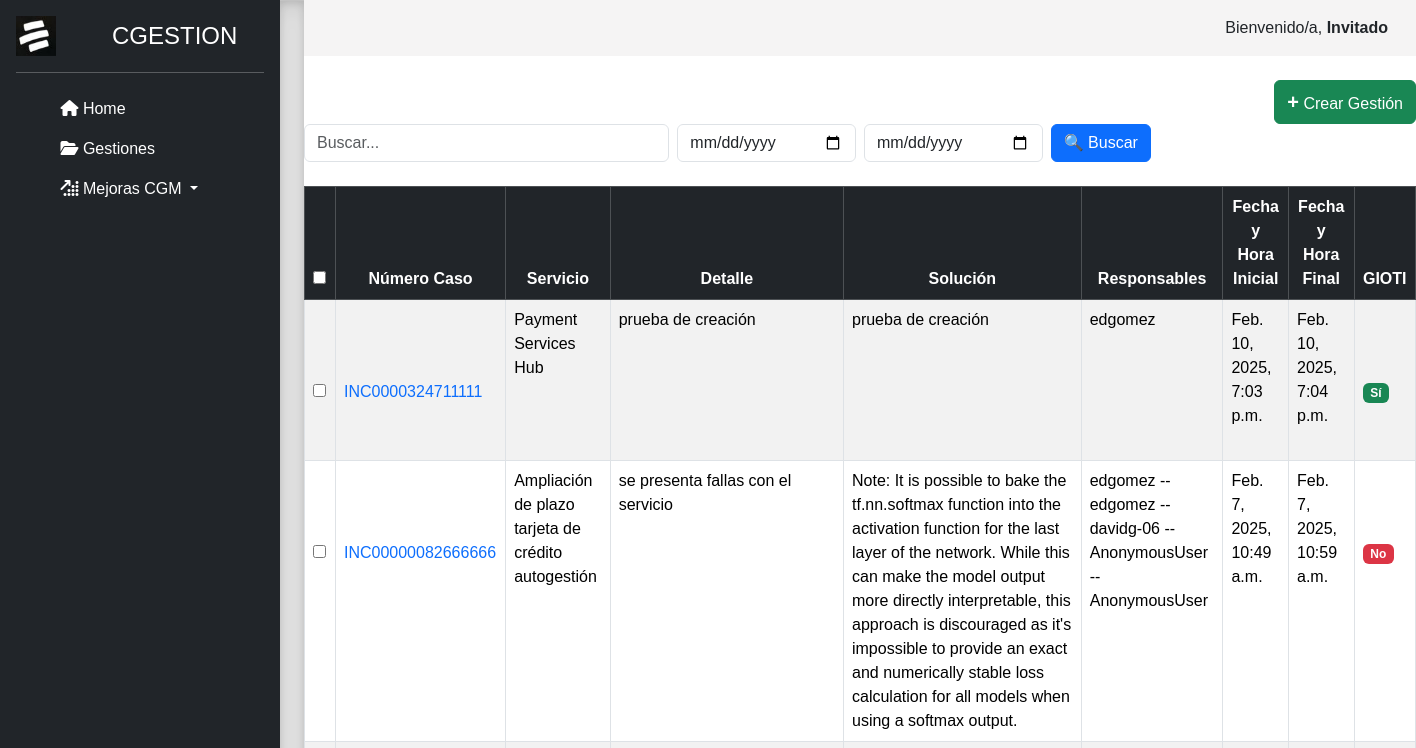
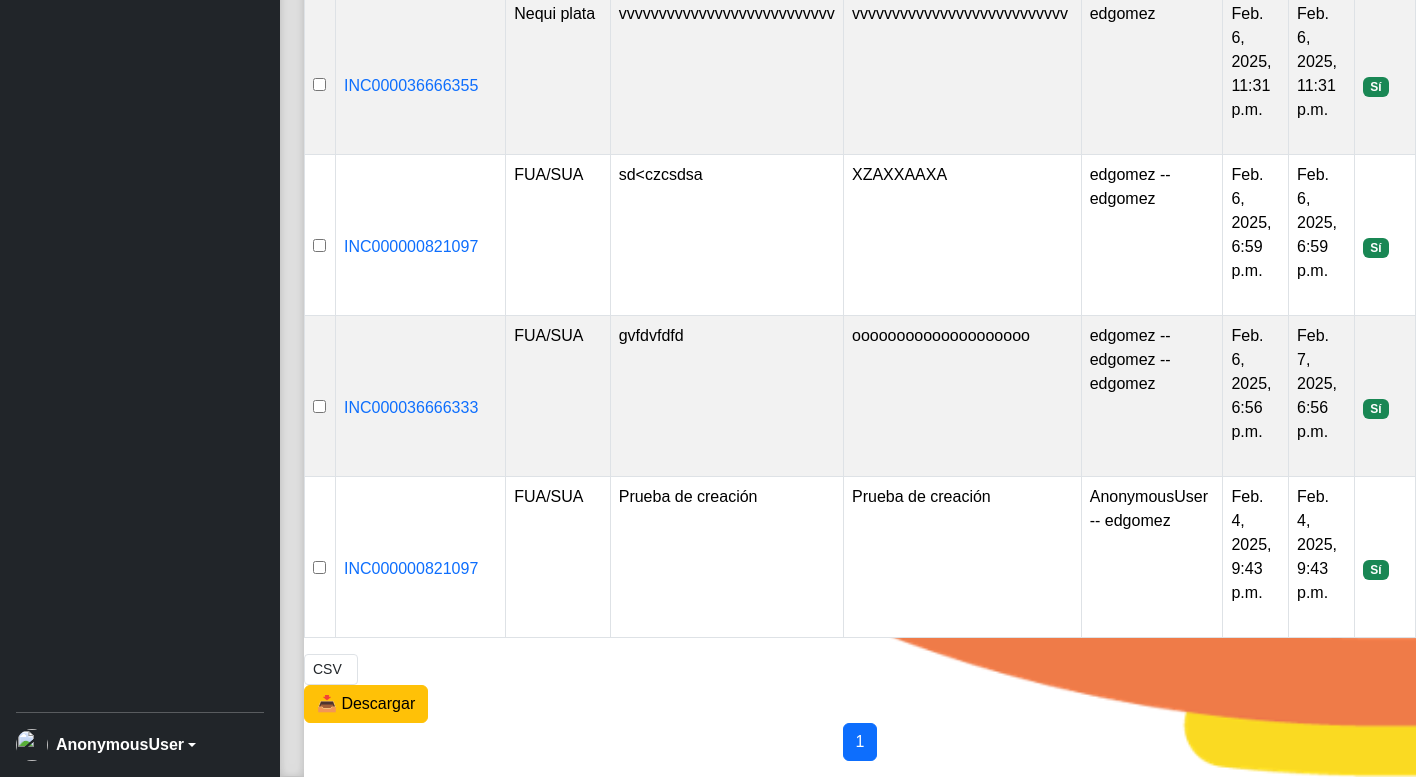
The app's page /, older data (2 pictures, top to bottom).
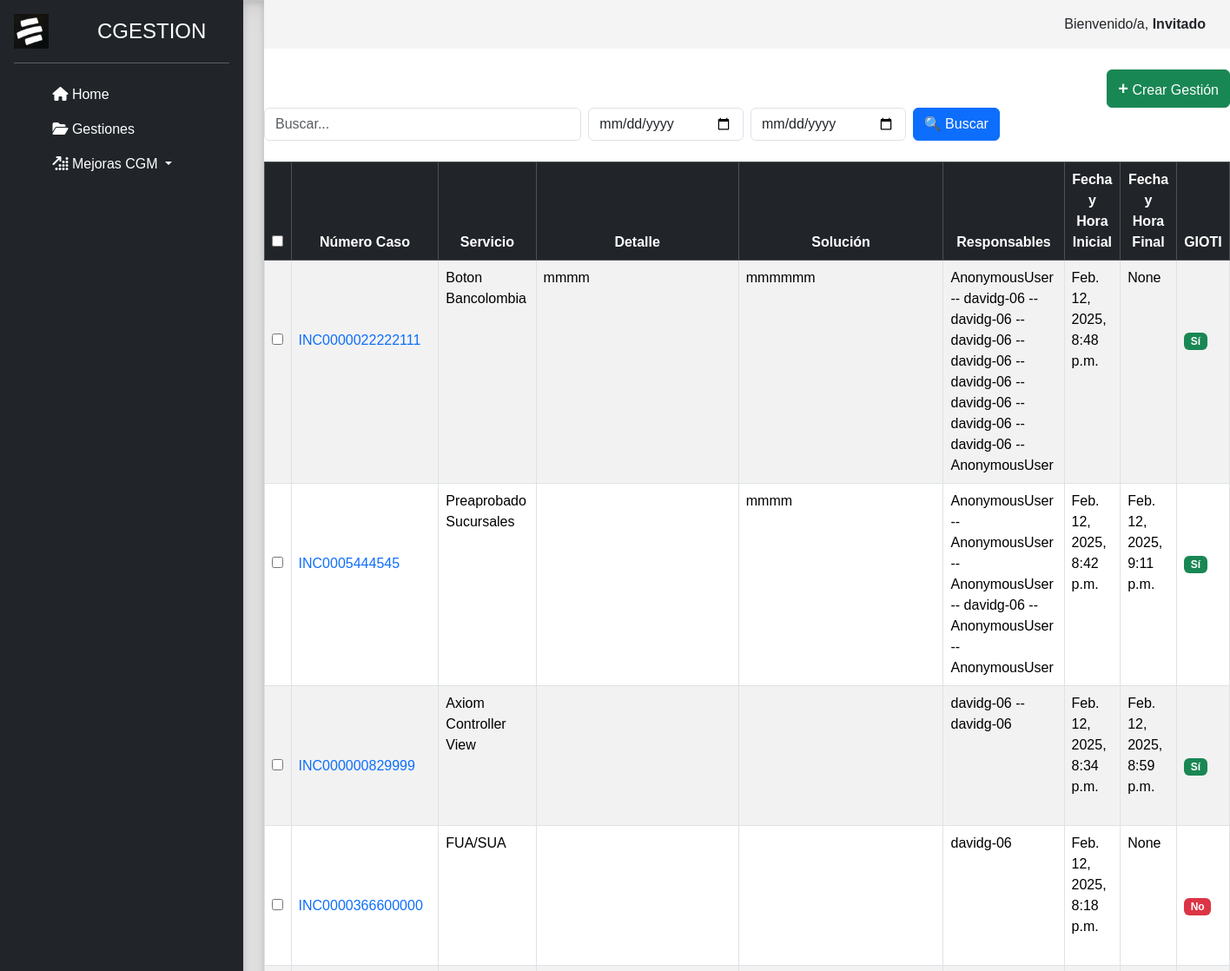
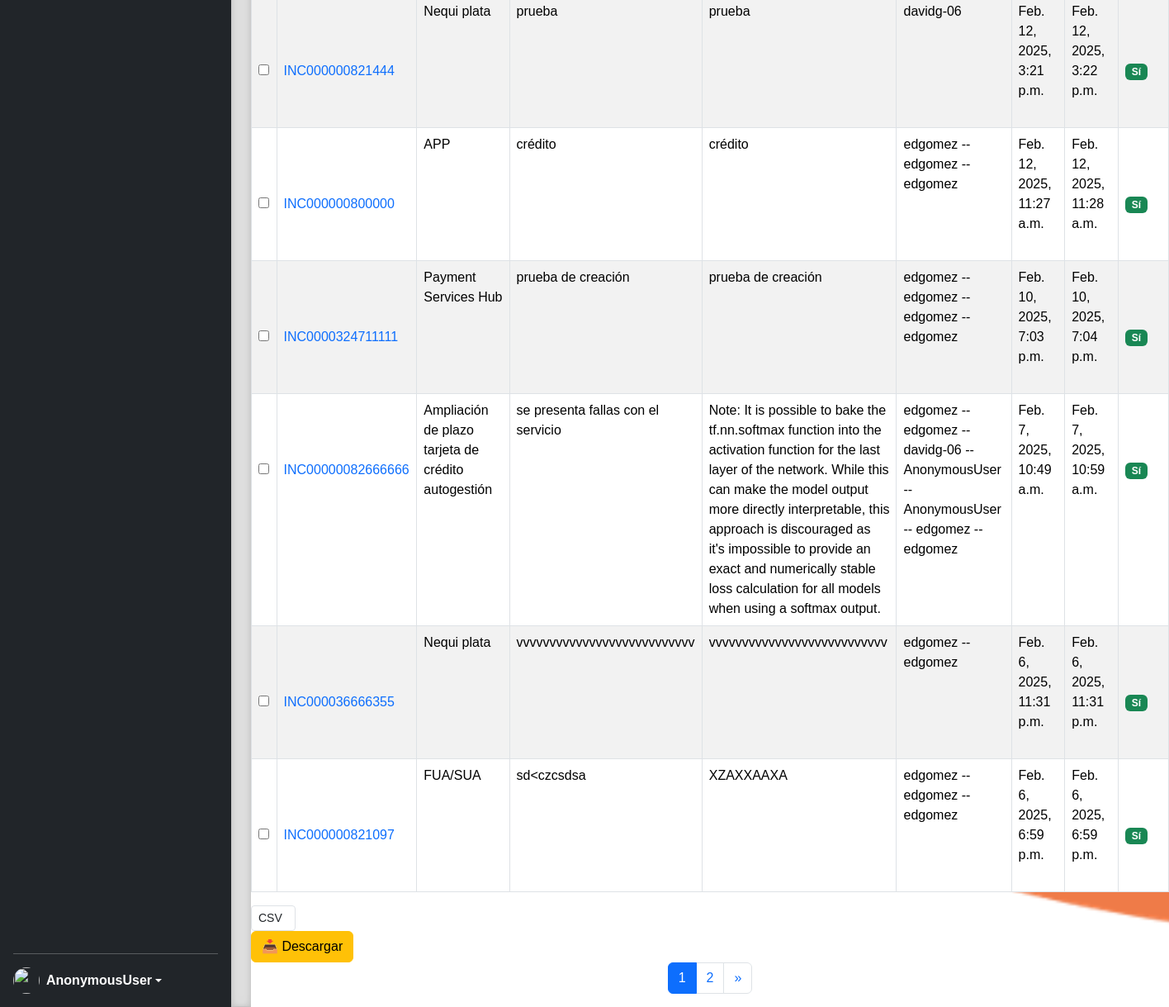
The same page, newer data (2 pictures, top to bottom).
### gestiones/models.py (models this page shows, shortened)
class Gestion(models.Model):
    servicio = models.CharField(max_length=250, verbose_name='Servicio', null=True, blank=True)
    tipo_de_gestion = models.CharField(max_length=250, verbose_name='Tipo de gestion', null=True, blank=True)
    numero_caso = models.CharField(max_length=250, verbose_name='Numero de caso', null=True, blank=True)
    detectada_por = models.CharField(max_length=250, verbose_name='Detectado por', null=True, blank=True)
    causado_por_certificado_digital = models.BooleanField(default=False, verbose_name='Causado por certificado digital')
    incidente_generado_por_OC = models.BooleanField(default=False, verbose_name='Incidente generado por OC')
    atribuible_a = models.CharField(max_length=30, verbose_name='Atribuible a', null=True, blank=True)
    tipo_de_falla = models.CharField(max_length=30, verbose_name='Tipo de falla', null=True, blank=True)
    detalle = models.TextField(verbose_name='Detalle', null=True, blank=True)
    tipo_causa = models.CharField(max_length=30, verbose_name='Tipo_causa', null=True, blank=True)
    causa = models.TextField(verbose_name='Causa', null=True, blank=True)
    validaciones = models.TextField(verbose_name='Validaciones', null=True, blank=True)
    solucion = models.TextField(verbose_name='Solucion', null=True, blank=True)
    responsable_gioti = models.CharField(max_length=250, verbose_name='Responsable gioti')
    fecha_hora_inicial = models.DateTimeField("Fecha y Hora Inicial", auto_now=False, auto_now_add=False )
    fecha_hora_final = models.DateTimeField("Fecha y Hora Final", null=True, blank=True)
    postular_amg = models.BooleanField(default=False, verbose_name='Postular AMG')
    gioti = models.BooleanField(default=False, verbose_name='GIOTI')
    class Meta:
        verbose_name = 'Gestion'
        verbose_name_plural = 'Gestiones'
        ordering=['-id']

### gestiones/views.py (the view, shortened to what this page needs)
# urls.py: path('', views.listar_gestiones, name='listar_gestiones'),  # Ruta para la raíz
def listar_gestiones(request):
    first_name = request.user.first_name if request.user.is_authenticated else "Invitado"
    query = request.GET.get('q', '').strip()
    fecha_inicio = request.GET.get('fecha_inicio')
    fecha_fin = request.GET.get('fecha_fin')
    gestiones = Gestion.objects.all()
    if fecha_inicio:
        fecha_inicio = datetime.strptime(fecha_inicio, "%Y-%m-%d")
        gestiones = gestiones.filter(fecha_hora_inicial__gte=fecha_inicio)
    if fecha_fin:
        fecha_fin = datetime.strptime(fecha_fin, "%Y-%m-%d") + timedelta(days=1)
        gestiones = gestiones.filter(fecha_hora_final__lt=fecha_fin)
    paginator = Paginator(gestiones, 10)
    page_number = request.GET.get('page')
    page_obj = paginator.get_page(page_number)
    return render(request, "listar_gestiones.html", {
        "page_obj": page_obj,
        "query": query,
        "first_name": first_name,
        "fecha_inicio": request.GET.get('fecha_inicio', ''),  # Mantiene el valor en la vista
        "fecha_fin": request.GET.get('fecha_fin', '')  # Mantiene el valor en la vista
    })

### gestiones/templates/listar_gestiones.html (shortened to what this page needs)
{% extends "layout.html" %}
{% block content %}
<nav class="navbar navbar-expand-lg px-3" style="background-color:  rgb(245, 244, 244);">
  <div class="container-fluid">
      <span class="navbar-text text-dark ms-auto">
          {% if first_name %}
              Bienvenido/a, <strong>{{ first_name }}</strong>
          {% else %}
              Bienvenido/a, <strong>Invitado</strong>
          {% endif %}
      </span>
  </div>
</nav>
<br>
<div class="d-flex justify-content-end">
  <a href="{% url 'creargestion' %}" class="btn btn-success">
    <span class="fw-bold fs-5">+</span> Crear Gestión
  </a>
</div>
<form method="GET" action="{% url 'listar_gestiones' %}">
  <div class="row g-2 align-items-center">
    <div class="col-md-4">
      <input type="text" name="q" class="form-control form-control"
             style="width: 100%;" placeholder="Buscar..."
             value="{{ query|default:'' }}">
    </div>
    <div class="col-md-2">
      <input type="date" name="fecha_inicio" class="form-control form-control" value="{{ fecha_inicio }}">
    </div>
    <div class="col-md-2">
      <input type="date" name="fecha_fin" class="form-control form-control" value="{{ fecha_fin }}">
    </div>
    <div class="col-auto">
      <button type="submit" class="btn btn-primary ">🔍 Buscar</button>
    </div>
  </div>
</form>
<br>
<form method="GET" action="{% url 'descargar_gestiones' %}">
  <div class="d-flex justify-content-between">
  <div class="table-responsive">
    <table class="table table-striped table-bordered table-hover">
      <thead class="table-dark">
        <tr>
            <th class="text-center">
            <input type="checkbox" id="select-all" onclick="toggleCheckboxes(this)">
            </th>
          <th class="text-center">Número Caso</th>
          <th class="text-center">Servicio</th>
          <th class="text-center">Detalle</th>
          <th class="text-center">Solución</th>
          <th class="text-center">Responsables</th>
          <th class="text-center">Fecha y Hora Inicial</th>
          <th class="text-center">Fecha y Hora Final</th>
          <th class="text-center">GIOTI</th>
        </tr>
      </thead>
      <tbody>
        {% for gestion in page_obj %}
        <tr>
          <td>
            <input type="checkbox" name="gestiones" value="{{ gestion.id }}">
          </td>
          <td>
            <a href="{% url 'editar_gestion' gestion.id %}" class="text-decoration-none">
              {{ gestion.numero_caso }}
            </a>
          </td>
          <td>{{ gestion.servicio }}</td>
          <td>{{ gestion.detalle }}</td>
          <td>{{ gestion.solucion }}</td>
          <td>{{ gestion.responsable_gioti }}</td>
          <td>{{ gestion.fecha_hora_inicial }}</td>
          <td>{{ gestion.fecha_hora_final }}</td>
          <td>
            {% if gestion.gioti %}
              <span class="badge bg-success">Sí</span>
            {% else %}
              <span class="badge bg-danger">No</span>
            {% endif %}
          </td>
        </tr>
        {% endfor %}
      </tbody>
    </table>
    <div>
      <select name="formato" class="form-control form-control-sm" style="width: auto;">
        <option value="csv">CSV</option>
      </select>
    </div>
    <button type="submit" class="btn btn-warning mx-6">
      📥 Descargar
    </button>
  </div>
  </div>
</form>
<nav aria-label="Page navigation">
  <ul class="pagination justify-content-center">
    {% for num in page_obj.paginator.page_range %}
    <li class="page-item {% if num == page_obj.number %}active{% endif %}">
      <a class="page-link" href="?q={{ query }}&page={{ num }}">{{ num }}</a>
    </li>
    {% endfor %}
    {% if page_obj.has_next %}
    <li class="page-item">
      <a class="page-link" href="?q={{ query }}&page={{ page_obj.next_page_number }}" aria-label="Siguiente">
        &raquo;
      </a>
    </li>
    {% endif %}
  </ul>
</nav>
{% endblock %}

### gestiones/templates/layout.html (shortened to what this page needs)
{% load static %}
<!doctype html>
<html lang="en" data-bs-theme="auto">
<head>
  <link href="https://cdn.jsdelivr.net/npm/bootstrap@5.3.3/dist/css/bootstrap.min.css" rel="stylesheet"
>
    <link rel="stylesheet" href="https://cdnjs.cloudflare.com/ajax/libs/font-awesome/6.4.2/css/all.min.css">
  <link rel="stylesheet" type="text/css" href="{% static 'css/styles.css' %}">
</head>
<body>
  <main class="d-flex flex-column flex-md-row">
    <div class="d-flex flex-column flex-shrink-0 p-3 text-bg-dark" style="width: 280px;">
      <a href="/" class="d-flex align-items-center mb-3 mb-md-0 me-md-auto text-white text-decoration-none">
        <img src="{% static 'images/logo.jpg' %}" alt="Logo" width="40" height="40" class="me-2">
        <svg class="bi pe-none me-2" width="40" height="32">
          <use xlink:href="#bootstrap" />
        </svg>
        <span class="fs-4">CGESTION</span>
      </a>
      <hr>
      <ul class="nav nav-pills flex-column mb-auto">
        <li class="nav-item">
          <a href="/" class="nav-link text-white" aria-current="page">
            <svg class="bi pe-none me-2" width="16" height="16">
              <use xlink:href="#home" />
            </svg>
            <i class="fa-solid fa-house"></i>  Home
          </a>
        </li>
        <li class="nav-item">
          <a href="/" class="nav-link text-white" aria-current="page">
            <svg class="bi pe-none me-2" width="16" height="16">
              <use xlink:href="#gestiones" />
            </svg>
            <i class="fa-solid fa-folder-open"></i>  Gestiones
          </a>
        </li>
        <li class="nav-item dropdown">
          <a class="nav-link dropdown-toggle text-white" href="#" id="mejorasDropdown" role="button" data-bs-toggle="dropdown" aria-expanded="false">
              <svg class="bi pe-none me-2" width="16" height="16">
                  <use xlink:href="#mejoras_CGM" />
              </svg>
              <i class="fa-solid fa-arrow-up-right-dots"></i> Mejoras CGM
          </a>
      </li>
      </ul>
      <hr>
      <div class="dropdown">
        <a href="#" class="d-flex align-items-center text-white text-decoration-none dropdown-toggle"
          data-bs-toggle="dropdown" aria-expanded="false">
          <img src="https://github.com/mdo.png" alt="" width="32" height="32" class="rounded-circle me-2">
          <strong>{{ user }}</strong>
        </a>
      </div>
    </div>
    <div class="b-example-divider b-example-vr"></div>
    <div id="content" class="flex-grow-1">
      {% block content %}
      {% endblock %}
    </div>
  </main>
</body>
</html>

### gestiones/static/css/styles.css (style rules this page uses)
* { font-family: Verdana, Geneva, Tahoma, sans-serif; text-decoration: none; }
body { background: url("/static/images/logofondo.png") no-repeat center center fixed !important; background-size: cover !important; }
.dropdown-toggle { outline: 0; }
.b-example-divider { background-color: rgba(0, 0, 0, .1); border: solid rgba(0, 0, 0, .15); border-width: 1px 0; box-shadow: inset 0 .5em 1.5em rgba(0, 0, 0, .1), inset 0 .125em .5em rgba(0, 0, 0, .15); }
.b-example-vr { flex-shrink: 0; width: 1.5rem; height: responsive; }
.bi { vertical-align: -.125em; fill: currentColor; }
#content { min-height: 100vh; }
td { max-width: 500px; max-height: 500px; overflow: hidden; text-overflow: ellipsis; white-space: nowrap; white-space: pre-wrap; word-wrap: break-word; }

Row changes from the older to the newer data that the page shows:
no longer on this page (row edited): Gestion: numero_caso "INC000036666333", servicio "FUA/SUA", detalle "gvfdvfdfd", solucion "oooooooooooooooooooo", responsable_gioti "edgomez -- edgomez -- edgomez", fecha_hora_inicial "Feb. 6, 2025, 6:56 p.m.", fecha_hora_final "Feb. 7, 2025, 6:56 p.m.", gioti "Sí"
no longer on this page (row edited): Gestion: numero_caso "INC000000821097", servicio "FUA/SUA", detalle "Prueba de creación", solucion "Prueba de creación", responsable_gioti "AnonymousUser -- edgomez", fecha_hora_inicial "Feb. 4, 2025, 9:43 p.m.", fecha_hora_final "Feb. 4, 2025, 9:43 p.m.", gioti "Sí"
added Gestion: numero_caso "INC0000022222111", servicio "Boton Bancolombia", detalle "mmmm", solucion "mmmmmm", responsable_gioti "AnonymousUser -- davidg-06 -- davidg-06 -- davidg-06 -- davidg-06 -- davidg-06 -- davidg-06 -- davidg-06 -- davidg-06 -- AnonymousUser", fecha_hora_inicial "Feb. 12, 2025, 8:48 p.m.", fecha_hora_final "None", gioti "Sí"
added Gestion: numero_caso "INC0005444545", servicio "Preaprobado Sucursales", solucion "mmmm", responsable_gioti "AnonymousUser -- AnonymousUser -- AnonymousUser -- davidg-06 -- AnonymousUser -- AnonymousUser", fecha_hora_inicial "Feb. 12, 2025, 8:42 p.m.", fecha_hora_final "Feb. 12, 2025, 9:11 p.m.", gioti "Sí"
added Gestion: numero_caso "INC000000829999", servicio "Axiom Controller View", responsable_gioti "davidg-06 -- davidg-06", fecha_hora_inicial "Feb. 12, 2025, 8:34 p.m.", fecha_hora_final "Feb. 12, 2025, 8:59 p.m.", gioti "Sí"
added Gestion: numero_caso "INC0000366600000", servicio "FUA/SUA", responsable_gioti "davidg-06", fecha_hora_inicial "Feb. 12, 2025, 8:18 p.m.", fecha_hora_final "None", gioti "No"
added Gestion: numero_caso "INC000000821444", servicio "Nequi plata", detalle "prueba", solucion "prueba", responsable_gioti "davidg-06", fecha_hora_inicial "Feb. 12, 2025, 3:21 p.m.", fecha_hora_final "Feb. 12, 2025, 3:22 p.m.", gioti "Sí"
added Gestion: numero_caso "INC000000800000", servicio "APP", detalle "crédito", solucion "crédito", responsable_gioti "edgomez -- edgomez -- edgomez", fecha_hora_inicial "Feb. 12, 2025, 11:27 a.m.", fecha_hora_final "Feb. 12, 2025, 11:28 a.m.", gioti "Sí"
changed Gestion "INC0000324711111": responsable_gioti "edgomez" → "edgomez -- edgomez -- edgomez -- edgomez"
changed Gestion "INC00000082666666": responsable_gioti "edgomez -- edgomez -- davidg-06 -- AnonymousUser -- AnonymousUser" → "edgomez -- edgomez -- davidg-06 -- AnonymousUser -- AnonymousUser -- edgomez -- edgomez"; gioti "No" → "Sí"
changed Gestion "INC000036666355": responsable_gioti "edgomez" → "edgomez -- edgomez"
changed Gestion "INC000000821097": responsable_gioti "edgomez -- edgomez" → "edgomez -- edgomez -- edgomez"
Text that changed along with them:
new list line: "2"
